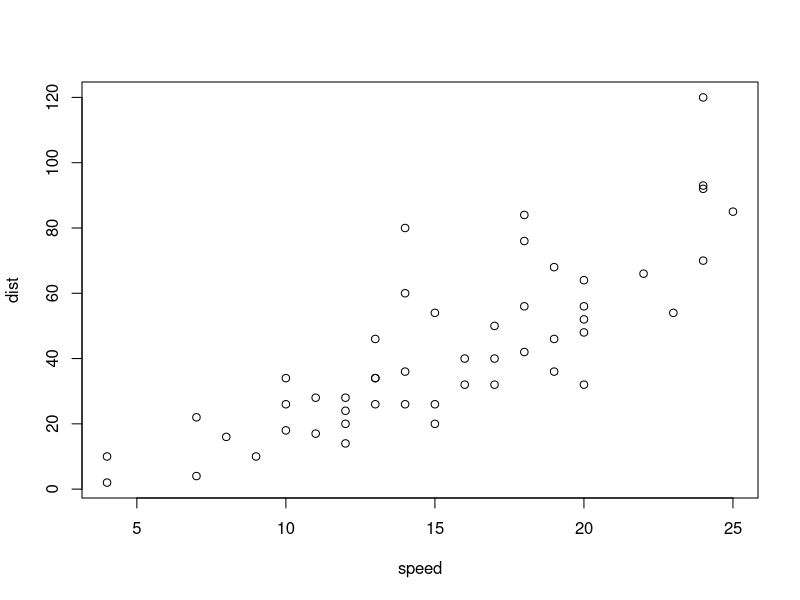
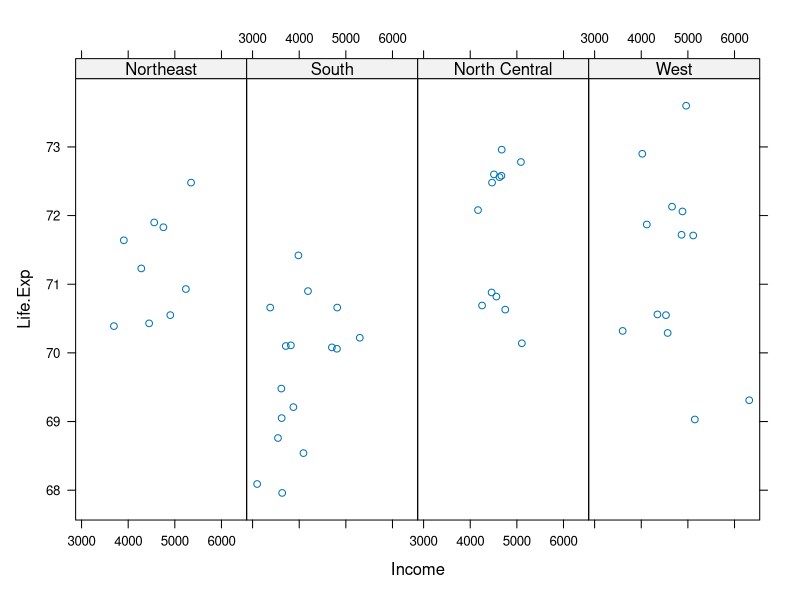
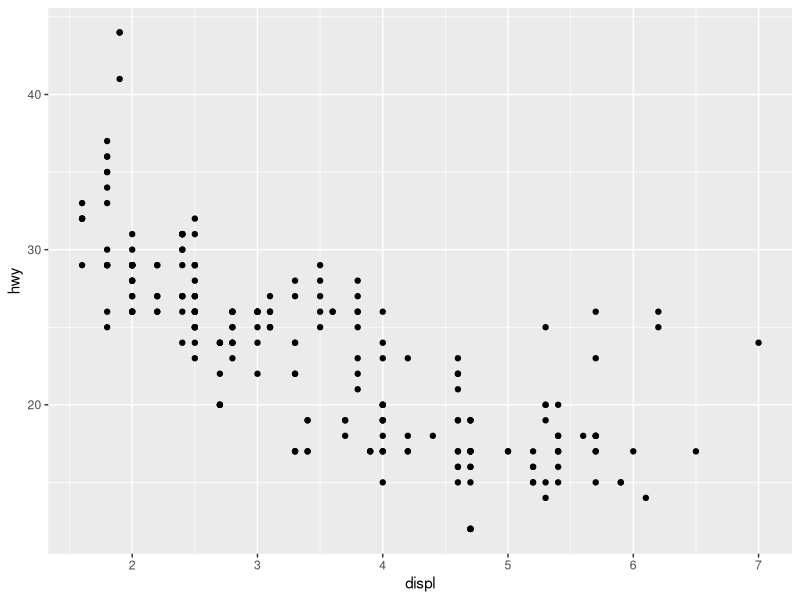
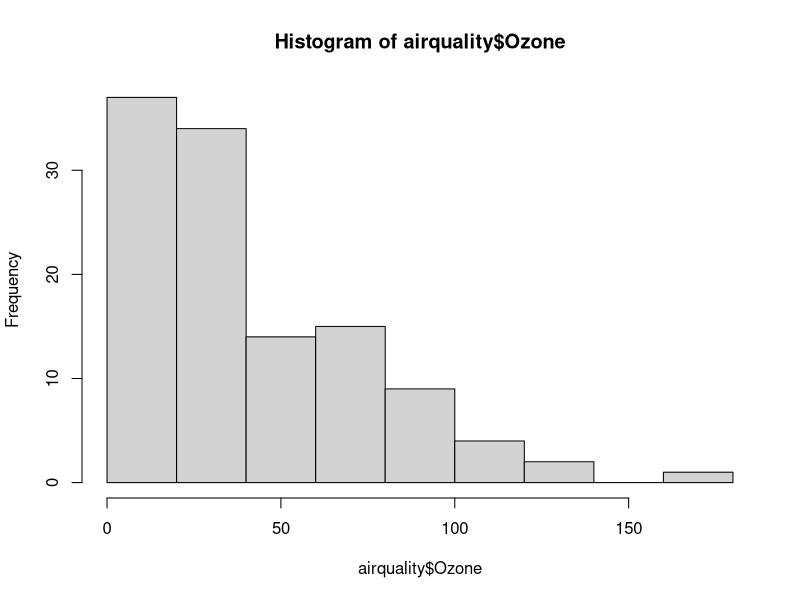
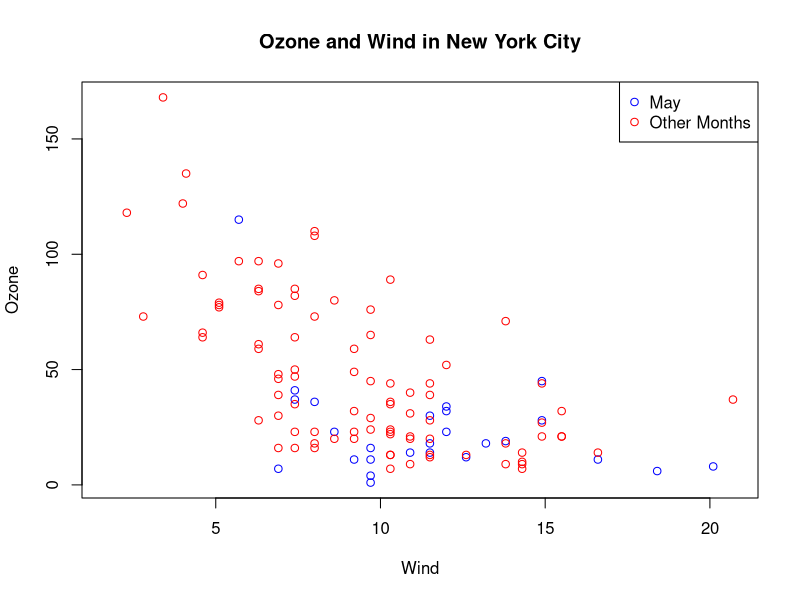
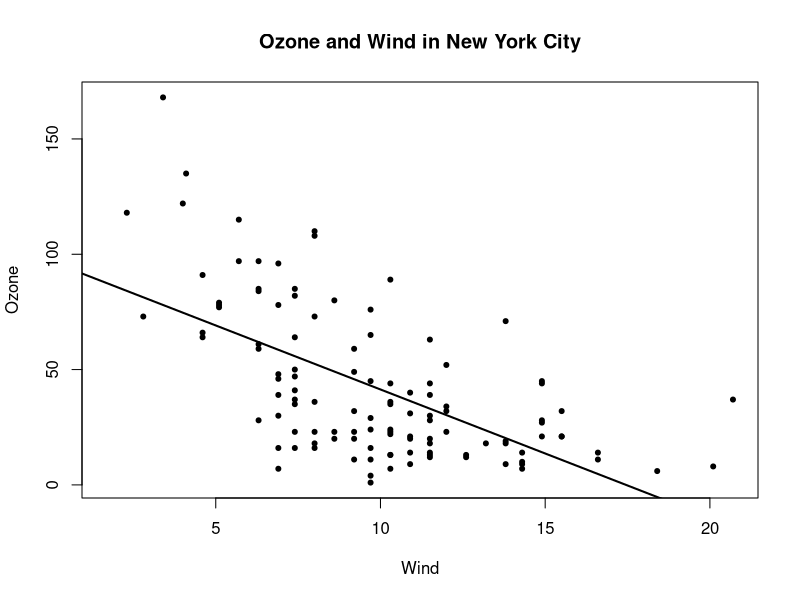
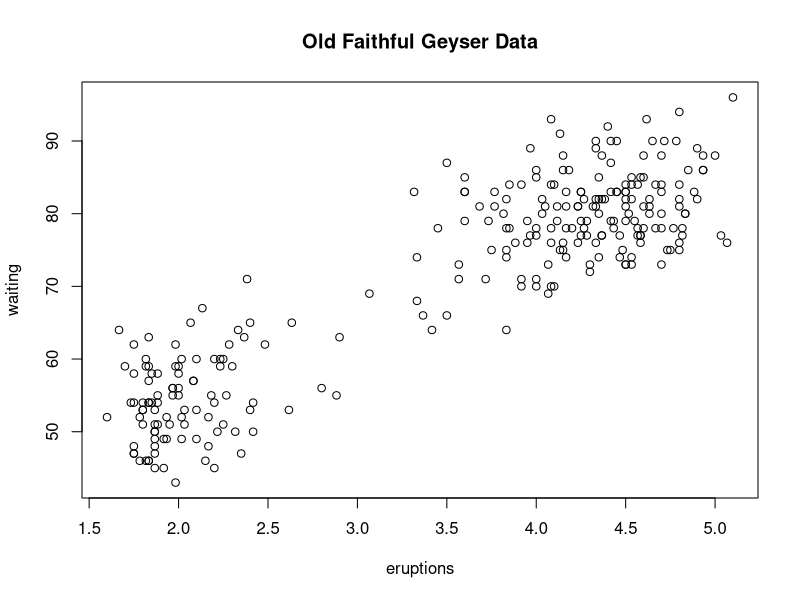

Source code (R) for these figures, in order:
## Video Lectures

# Base plot
library(datasets)
data(cars)
with(cars, plot(speed, dist))

# Lattice plot
library(lattice)
state <- data.frame(state.x77, region = state.region)
xyplot(Life.Exp ~ Income | region, data = state, layout = c(4,1))

# Ggplot2 plot
library(ggplot2)
data(mpg)
qplot(displ, hwy, data = mpg)

# Base Plot Part 1
library(datasets)
hist(airquality$Ozone) ## Draw a new plot

# Base Plot with Annotation
with(airquality, plot(Wind, Ozone, main = "Ozone and Wind in New York City", type = "n")) #type = n plots a graph without any points
with(subset(airquality, Month == 5), points(Wind, Ozone, col = "blue"))
with(subset(airquality, Month != 5), points(Wind, Ozone, col = "red"))
legend("topright", pch = 1, col= c("blue", "red"), legend = c("May", "Other Months"))

# Base Plot With Regression Line
with(airquality, plot(Wind, Ozone, main = "Ozone and Wind in New York City", pch = 20))
model <- lm(Ozone ~ Wind, airquality)
abline(model, lwd = 2)

# Creating a Plot in a File Device
pdf(file = "myplot.pdf") # Open PDF Device; create "myplot.pdf" in my working directory
## Create the plot IT WONT APPEAR ON THE SCREEN
with(faithful, plot(eruptions, waiting))
title(main = "Old Faithful Geyser Data") #annotate plot. Still nothing on the screen
dev.off() # close the PDF file device
# now its possible to view the file